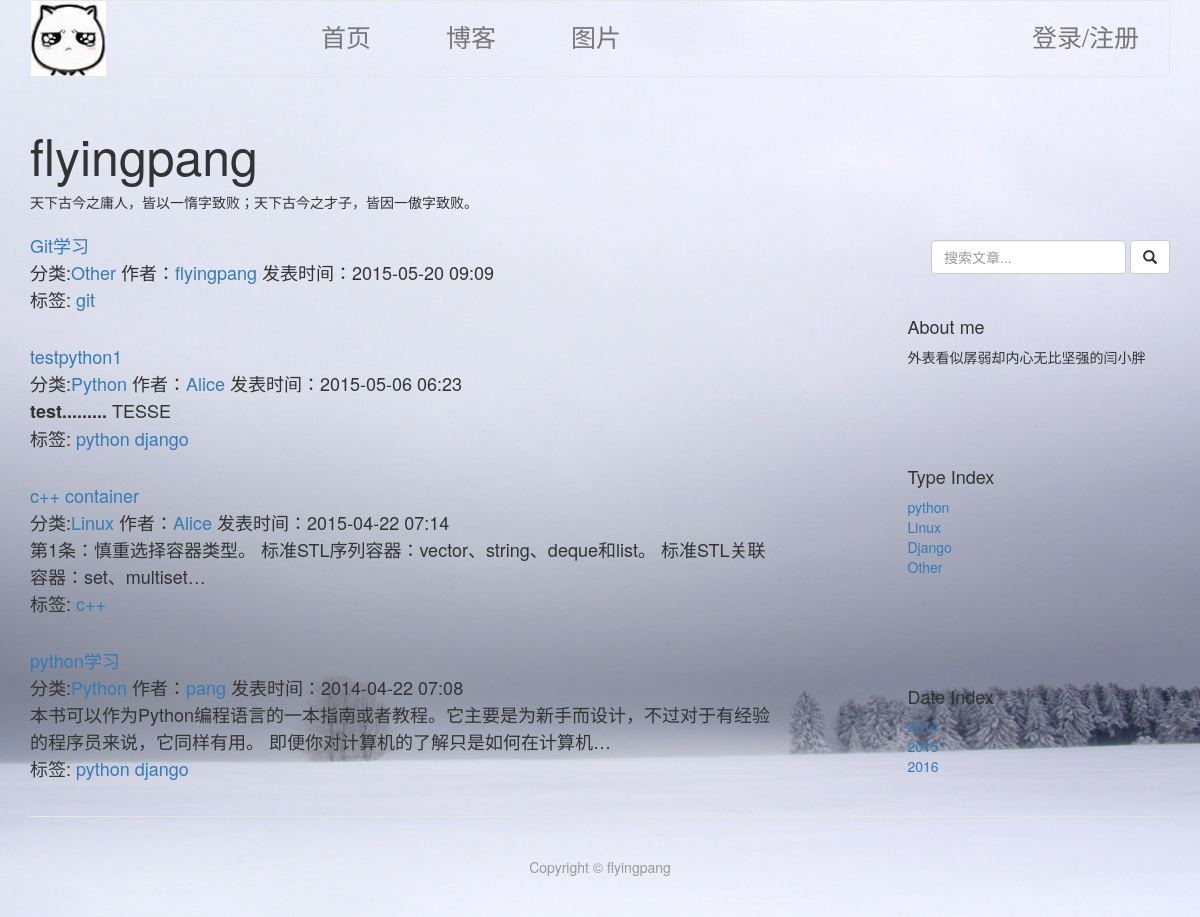
The app's page /index/ with its own data.
### Blogapp/models.py (models this page shows, shortened)
class Article(models.Model):
    TYPE_CHOICES = (
        ('Django', _(u'Django')),
        ('Linux', _(u'Linux')),
        ('Python', _(u'Python')),
        ('CSS', _(u'CSS')),
        ('Other', _(u'Other'))
    )
    caption = models.CharField(max_length=30)
    subcaption = models.CharField(max_length=60, blank=True)
    publish_time = models.DateTimeField(auto_now_add=True)
    update_time = models.DateTimeField(auto_now_add=True)
    author = models.ForeignKey(Author, related_name='articles', related_query_name='article')
    classification = models.CharField(_(u'type'), max_length=20, choices=TYPE_CHOICES, null=True)
    tags = models.ManyToManyField(Tag, blank=True)
    content = models.TextField()

class Author(models.Model):
    name = models.CharField(max_length=30)
    email = models.EmailField(blank=True)
    website = models.URLField(blank=True)
    def __unicode__(self):
        return u'%s' % self.name

class Tag(models.Model):
    tag_name = models.CharField(max_length=20)
    create_time = models.DateTimeField(auto_now_add=True)

### Blogapp/views.py (the view)
# urls.py: url(r'^index/$', IndexView.as_view(), name='index_view'),
class IndexView(TemplateView):
    template_name = 'index.html'
    def get_context_data(self, **kwargs):
        context = super(IndexView, self).get_context_data(**kwargs)
        blogs = Article.objects.all().order_by('-publish_time')
        context.update({'blogs': blogs})
        return context

### Blogapp/templatetags/tags.py (called while the page is built)
@register.filter(needs_autoescape=False)
@register.filter(name='add_code')
def add_code(value):
    return mark_safe(value)

### templates/index.html (shortened to what this page needs)
{% extends 'base.html' %}
{% load  tags%}
{% block main-body %}
    <div class="blog-header">
        <h1 class="blog-title">flyingpang</h1>
        <marquee behavior="alternate"><marquee width="450">天下古今之庸人，皆以一惰字致败；天下古今之才子，皆因一傲字致败。</marquee></marquee>
    </div>
    <div class="row">
        <div class="col-sm-8 blog-main">
            <div class="content_body">
                {% block content_body %}
                    <div class="main_body">
                        {% for blog in blogs %}
                            <div class="blog_body" style="margin-bottom: 30px">
                                <div class="blog_title"><a href="/detail/?id={{ blog.id }}">{{ blog.caption }}</a></div>
                                <div class="blog_info1">
                                    <span class="blog_info1_list">
                                        <span class="li_small_1">分类:<a href="{% url 'classification_view' pk=blog.classification %}">{{ blog.classification }}</a></span>
                                        <span class="li_small_1">作者：<a href="{% url 'author-view' pk=blog.author.id %}">{{ blog.author }}</a></span>
                                        <span class="li_small_1">发表时间：{{ blog.publish_time | date:"Y-m-d H:i"}}</span>
                                    </span>
                                </div>
                                <div class="blog_description">
                                    {{ blog.content|truncatechars:80|add_code}}
                                </div>
                                <div class="blog_info2">
                                    <span class="blog_info2_list">
                                        <span class="li_small_2">标签:
                                            {% for tag in blog.tags.all %}<a href="{% url 'tag-view' pk=tag.id %}">{{ tag.tag_name }}&nbsp;</a>{% endfor %}
                                        </span>
                                    </span>
                                </div>
                            </div>
                        {% endfor %}
                    </div>
                {% endblock %}
            </div>
        </div>
        <div class="col-sm-offset-1 col-sm-3 blog-sidebar">
            <form class="navbar-form navbar-right sidebar-module" method="get">
                 <div class="form-group">
                        <input type="text" class="form-control" placeholder="搜索文章...">
                 </div>
                 <button type="submit" class="btn btn-default"><span class="glyphicon glyphicon-search"></span></button>
            </form>
            <div class="sidebar-module sidebar-module-inset">
                <h4>About me</h4>
                <p>外表看似孱弱却内心无比坚强的闫小胖</p>
            </div>
            <div class="sidebar-module">
                <h4>Type Index</h4>
                <ol class="list-unstyled">
                    <li><a href="{% url "classification_view" pk='Python' %}">python</a></li>
                    <li><a href="{% url "classification_view" pk='Linux' %}">Linux</a></li>
                    <li><a href="{% url "classification_view" pk='Django' %}">Django</a></li>
                    <li><a href="{% url "classification_view" pk='Other' %}">Other</a></li>
                </ol>
            </div>
            <div class="sidebar-module">
                <h4>Date Index</h4>
                <ol class="list-unstyled">
                    <li><a href="/article/2014">2014</a></li>
                    <li><a href="/article/2015">2015</a></li>
                    <li><a href="#">2016</a></li>
                </ol>
            </div>
        </div>
    </div>
{% endblock %}

### templates/base.html (shortened to what this page needs)
<!DOCTYPE html>
<html>
<head lang="en">
    <link rel="stylesheet" type="text/css" href="{{ STATIC_URL }}css/base.css">
    <link rel="stylesheet" href="{{ STATIC_URL }}bootstrap/css/bootstrap.min.css">
</head>
<body class="full">
    {% include "navbar.html" %}
    <div class="container">
        {% block main-body %}
        {% endblock %}
        <footer class="blog-footer">
        <p>Copyright &copy; flyingpang</p>
        </footer>
    </div>
</body>
</html>

### templates/navbar.html (shortened to what this page needs)
<div class="container">
    <nav class="navbar navbar-default" role="navigation" style="min-height: 75px; background-color: transparent">
        <img alt = "Brand" src="/static/images/logo.jpg" class="img-responsive" style="float: left; height: 75px;width: 75px" >
        <div class="container-fluid">
            <div id="navbar" class="navbar-collapse collapse " style="font-size: 25px;margin-top: 10px">
                <ul class="nav navbar-nav navbar-left " style="margin-left: 200px">
                    <li><a href="{% url "homepage_view" %}">首页</a></li>
                    <li><a href="{% url "index_view" %}" style="margin-left: 45px">博客</a></li>
                    <li><a href="{% url "image_view" %}" style="margin-left: 45px">图片</a></li>
                </ul>
                <ul class="nav navbar-nav navbar-right">
                    {% if user.is_authenticated %}
                        <li><a href="{% url "logout_view" %}">退出</a></li>
                    {% else %}
                        <li><a href="{% url "login_view" %}">登录/注册</a></li>
                    {% endif %}
                </ul>
            </div>
        </div>
    </nav>
</div>

### static/css/base.css (style rules this page uses)
.full { background: url("../images/bg1.jpg") no-repeat center center fixed; -webkit-background-size: cover; -moz-background-size: cover; -o-background-size: cover; background-size: cover; }
body { font-family: Georgia, "Times New Roman", Times, serif; color: #555; }
p { margin:1em 0 }
h1, .h1, h2, .h2, h3, .h3, h4, .h4, h5, .h5, h6, .h6 { margin-top: 0; font-family: "Helvetica Neue", Helvetica, Arial, sans-serif; font-weight: normal; color: #333; }
.blog-header { padding-top: 20px; padding-bottom: 20px; }
.blog-title { margin-top: 10px; font-size: 50px; font-weight: normal; }
.blog-main { font-size: 18px; line-height: 1.5; }
.sidebar-module { padding: 15px; margin: 60px -15px 15px; }
.sidebar-module-inset { padding: 15px; border-radius: 4px; }
.sidebar-module-inset p:last-child, .sidebar-module-inset ul:last-child, .sidebar-module-inset ol:last-child { margin-bottom: 0; }
.blog-footer { padding: 40px 0; color: #999; text-align: center; border-top: 1px solid #e5e5e5; }
.blog-footer p:last-child { margin-bottom: 0; }

### records on screen
Article: caption "Git学习", classification "Other", author "flyingpang", publish_time "2015-05-20 09:09"
Tag: tag_name "git"
Article: caption "testpython1", classification "Python", author "Alice", publish_time "2015-05-06 06:23", content|add_code "test......... TESSE"
Tag: tag_name "python"
Tag: tag_name "django"
Article: caption "c++ container", classification "Linux", author "Alice", publish_time "2015-04-22 07:14", content|add_code "第1条：慎重选择容器类型。 标准STL序列容器：vector、string、deque和list。 标准STL关联容器：set、multiset…"
Tag: tag_name "c++"
Article: caption "python学习", classification "Python", author "pang", publish_time "2014-04-22 07:08", content|add_code "本书可以作为Python编程语言的一本指南或者教程。它主要是为新手而设计，不过对于有经验的程序员来说，它同样有用。 即便你对计算机的了解只是如何在计算机…"
